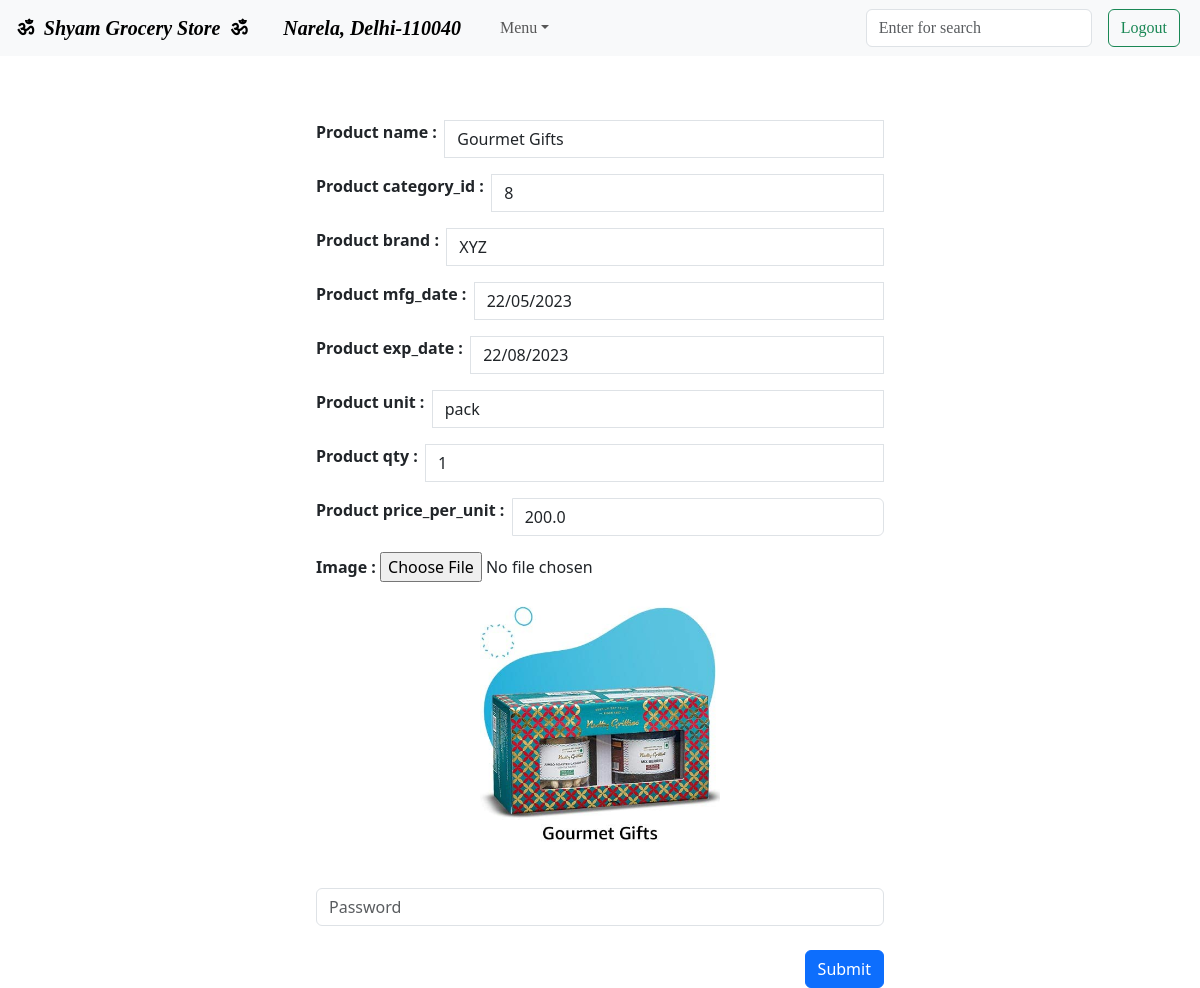
Page /admin_product_edit/2 (signed in) on the earlier database version.
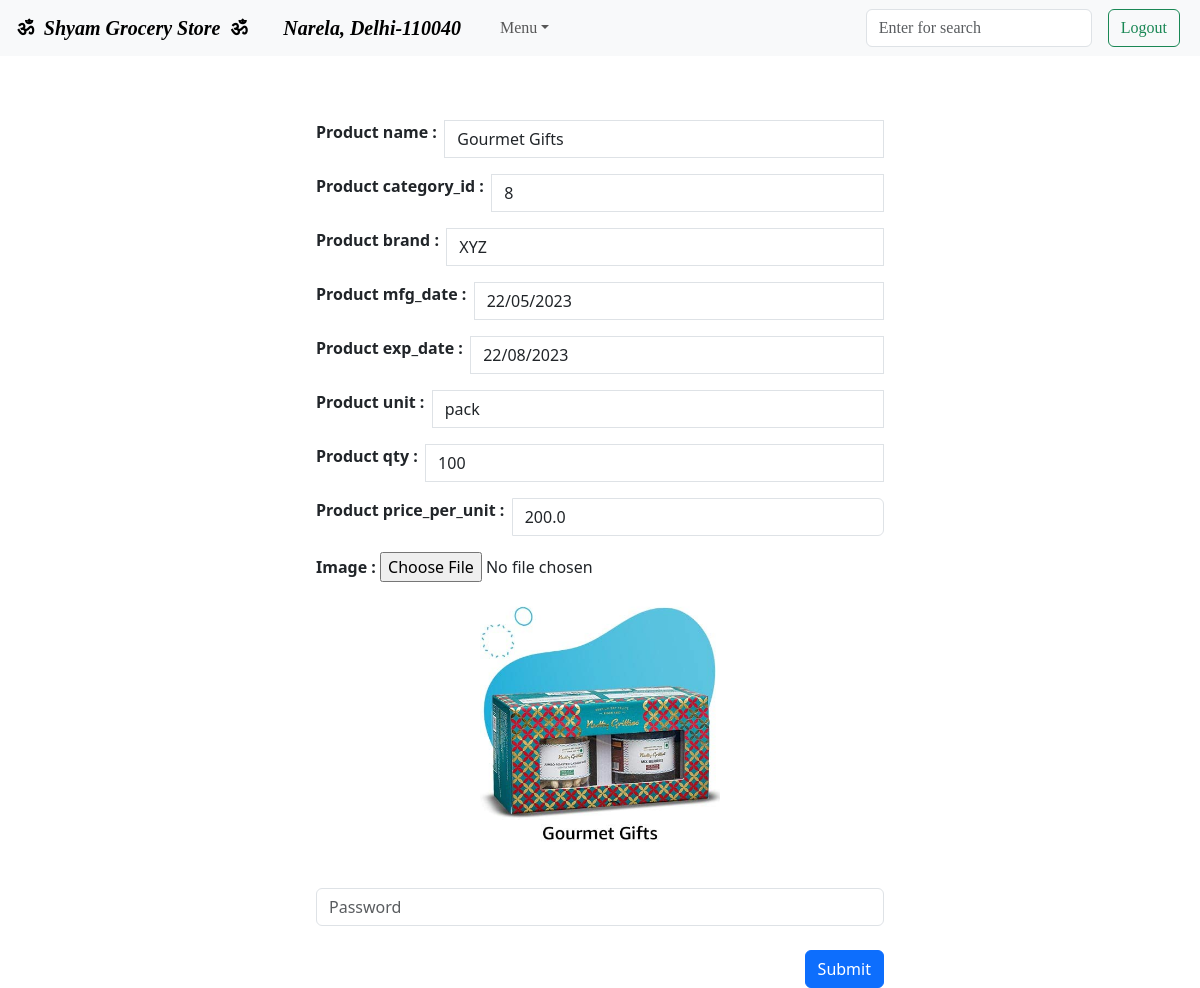
Same page on the later database version.
### model.py (models this page shows)
class Product(db.Model):
    __tablename__="product"
    id = db.Column('id', db.Integer, primary_key = True)
    name = db.Column(db.String(50))
    category = db.Column(db.Integer)
    brand = db.Column(db.String(50))
    mfg_date = db.Column(db.String(20))
    exp_date = db.Column(db.String(20))
    unit = db.Column(db.String(15))
    qty = db.Column(db.Integer)
    price_per_unit = db.Column(db.Float(15))
    image = db.Column(db.String)

### admin.py (the view)
@app.route("/admin_product_edit/<int:id>")
def admin_product_edit(id):
    if "admin_id" in session:
        product = Product.query.filter_by(id=id)
        check = [i for i in product]
        return render_template("admin_product_edit.html", product_info=check[0], flag=True)
    else:
        return redirect("/admin_sign-in")

### templates/admin_product_edit.html
{% extends "base.html" %}
    {% block main %}
    <div class="container mt-5 w-50 p-3">
        <form enctype="multipart/form-data" action="/admin_product_update/{{ product_info.id }}" method="POST">
            <div class="input-group mb-3">
                <b>Product name : &nbsp;</b>
                <input type="text" class="form-control" name="product_name" value="{{product_info.name}}" placeholder="Product_name" aria-label="product_name" aria-describedby="basic-addon1"><br>
            </div>
            <div class="input-group mb-3">
                <b>Product category_id : &nbsp;</b>
                <input type="text" class="form-control" name="product_category" value="{{product_info.category}}" placeholder="Product_category" aria-label="product_category" aria-describedby="basic-addon1"><br>
            </div>
            <div class="input-group mb-3">
                <b>Product brand : &nbsp;</b>
                <input type="text" class="form-control" name="product_brand" value="{{product_info.brand}}" placeholder="Product_brand" aria-label="product_brand" aria-describedby="basic-addon1"><br>
            </div>
            <div class="input-group mb-3">
                <b>Product mfg_date : &nbsp;</b>
                <input type="text" class="form-control" name="product_mfg_date" value="{{product_info.mfg_date}}" placeholder="Product_mfg_date" aria-label="product_mfg_date" aria-describedby="basic-addon1"><br>
            </div>
            <div class="input-group mb-3">
                <b>Product exp_date : &nbsp;</b>
                <input type="text" class="form-control" name="product_exp_date" value="{{product_info.exp_date}}" placeholder="Product_exp_date" aria-label="product_exp_date" aria-describedby="basic-addon1"><br>
            </div>
            <div class="input-group mb-3">
                <b>Product unit : &nbsp;</b>
                <input type="text" class="form-control" name="product_unit" value="{{product_info.unit}}" placeholder="Product_unit" aria-label="product_unit" aria-describedby="basic-addon1"><br>
            </div>
            <div class="input-group mb-3">
                <b>Product qty : &nbsp;</b>
                <input type="text" class="form-control" name="product_qty" value="{{product_info.qty}}" placeholder="Product_qty" aria-label="product_qty" aria-describedby="basic-addon1"><br>
            </div>
            <div class="input-group mb-3">
                <b>Product price_per_unit : &nbsp;</b>
                <input type="text" class="form-control" name="product_price_per_unit" value="{{product_info.price_per_unit}}" placeholder="Product_price_per_unit" aria-label="product_price_per_unit" aria-describedby="basic-addon1">
            </div>
            <dl>
                <b>Image : </b>
                <input type="file" name="file" autocomplete="off">
            </dl>
            <center><img src="{{product_info.image}}" height="250px"></center>
            <br>
            <div class="input-group mb-3 mt-3">
                <input type="password" class="form-control" name="password" placeholder="Password" aria-label="password" aria-describedby="basic-addon1">
            </div>
            <button type="submit" class="btn btn-primary mt-2" style="float:right;">Submit</button>
        </form>
    </div>
    {% endblock %}

Differences in the rows shown:
changed Product "Gourmet Gifts": product_qty "1" → "100"
